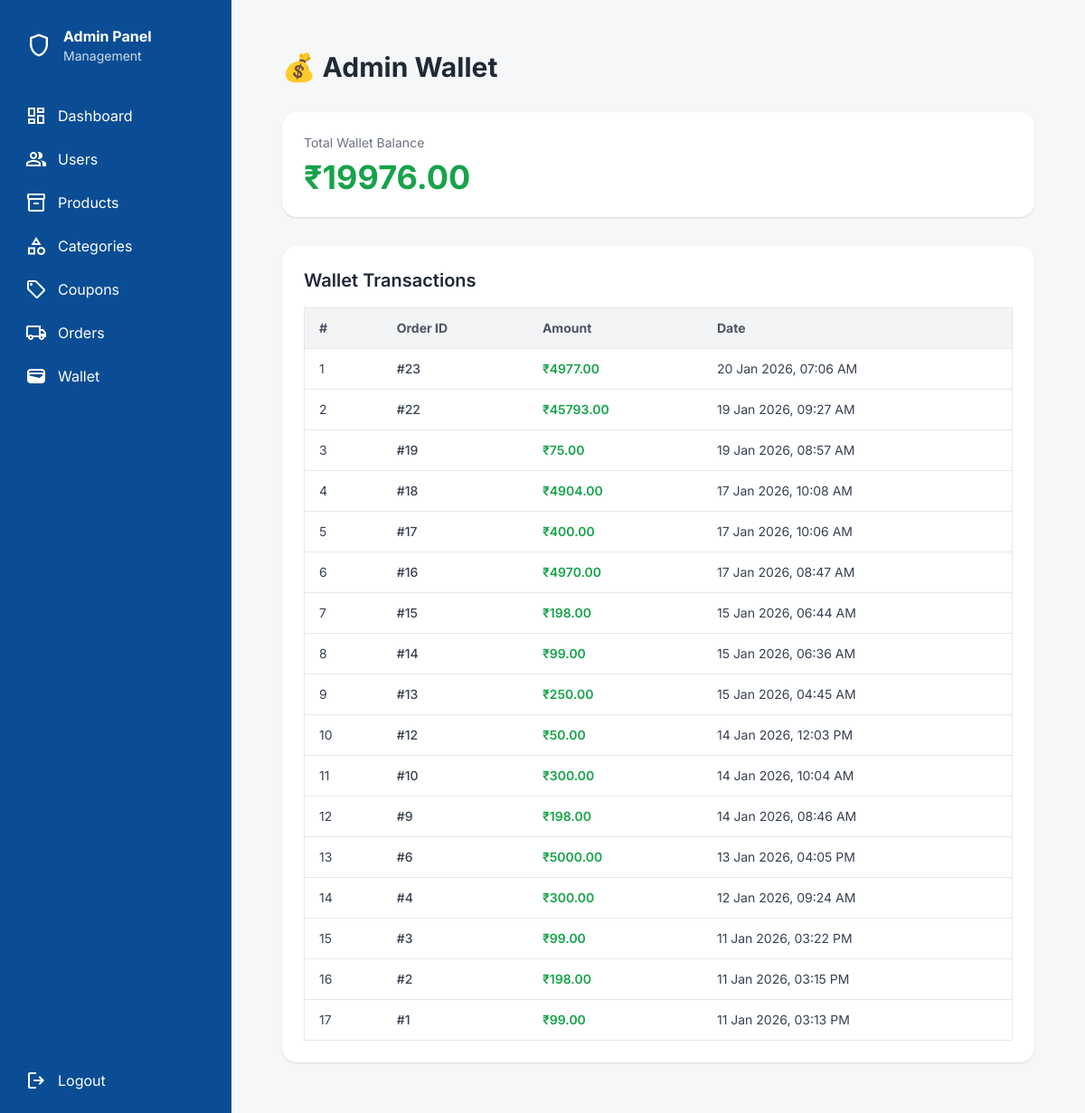
The app's page /users/admin_wallet with its own data.
### orders/models.py (models this page shows, shortened)
class AdminWallet(models.Model):
    balance=models.DecimalField(max_digits=20,decimal_places=2,default=0)

class WalletTransaction(models.Model):
    wallet=models.ForeignKey(AdminWallet,on_delete=models.CASCADE)
    order=models.ForeignKey(Order,related_name='order',on_delete=models.CASCADE)
    amount=models.DecimalField(max_digits=10,decimal_places=2,default=0)
    created_at=models.DateTimeField(auto_now_add=True)

class Order(models.Model):
    STATUS_CHOICES=(
        ('placed','Placed'),
        ('confirmed','Confirmed'),
        ('packed','Packed'),
        ('shipped','Shipped'),
        ('delivered','Delivered'),
        ('cancelled','cancelled')
    )
    user=models.ForeignKey(User,on_delete=models.CASCADE)
    address=models.ForeignKey(OrderAddress,on_delete=models.PROTECT,null=True,blank=True)
    created_at=models.DateTimeField(auto_now_add=True)
    total_amount=models.PositiveIntegerField()
    status=models.CharField(max_length=50,choices=STATUS_CHOICES,default='placed')
    refund_to_wallet=models.BooleanField(default=False)
    is_paid=models.BooleanField(default=False)
    stripe_session_id=models.CharField(max_length=255,blank=True,null=True)
    payment_method=models.CharField(max_length=50,choices=(('stripe','stripe'),('wallet','wallet')),default='stripe')

### users/views.py (the view)
# urls.py: path('admin_wallet',views.admin_wallet,name='admin_wallet'),
def admin_wallet(request):
     wallet,create=AdminWallet.objects.get_or_create(id=1)
     transactions=WalletTransaction.objects.select_related('order').order_by('-created_at')
     return render(request,'admin/admin_wallet.html',{'wallet':wallet,'transactions':transactions})

### templates/admin/admin_wallet.html (shortened to what this page needs)
{% extends 'admin/dashboard.html' %}
{% load static %}
{%block content%}
<body class="bg-gray-100 min-h-screen">
<div class="max-w-7xl mx-auto p-6">
    <div class="flex justify-between items-center mb-8">
        <h1 class="text-3xl font-bold text-gray-800">💰 Admin Wallet</h1>
    </div>
    <div class="bg-white rounded-2xl shadow p-6 mb-8">
        <p class="text-gray-500 text-sm mb-2">Total Wallet Balance</p>
        <p class="text-4xl font-bold text-green-600">
            ₹{{ wallet.balance }}
        </p>
    </div>
    <div class="bg-white rounded-2xl shadow p-6">
        <h2 class="text-xl font-semibold text-gray-800 mb-4">
            Wallet Transactions
        </h2>
        <div class="overflow-x-auto">
            <table class="min-w-full border border-gray-200 rounded-lg">
                <thead class="bg-gray-100 text-gray-600 text-sm">
                    <tr>
                        <th class="px-4 py-3 text-left">#</th>
                        <th class="px-4 py-3 text-left">Order ID</th>
                        <th class="px-4 py-3 text-left">Amount</th>
                        <th class="px-4 py-3 text-left">Date</th>
                    </tr>
                </thead>
                <tbody class="text-sm text-gray-700">
                    {% for tx in transactions %}
                    <tr class="border-t hover:bg-gray-50">
                        <td class="px-4 py-3">{{ forloop.counter }}</td>
                        <td class="px-4 py-3 font-medium">
                            #{{ tx.order.id }}
                        </td>
                        <td class="px-4 py-3 text-green-600 font-semibold">
                            ₹{{ tx.amount }}
                        </td>
                        <td class="px-4 py-3">
                            {{ tx.created_at|date:"d M Y, h:i A" }}
                        </td>
                    </tr>
                    {% empty %}
                    <tr>
                        <td colspan="4" class="px-4 py-6 text-center text-gray-500">
                            No transactions yet
                        </td>
                    </tr>
                    {% endfor %}
                </tbody>
            </table>
        </div>
    </div>
</div>
{% endblock %}

### records on screen
AdminWallet: balance "19976.00"
WalletTransaction: order.id "23", amount "4977.00", created_at "20 Jan 2026, 07:06 AM"
WalletTransaction: order.id "22", amount "45793.00", created_at "19 Jan 2026, 09:27 AM"
WalletTransaction: order.id "19", amount "75.00", created_at "19 Jan 2026, 08:57 AM"
WalletTransaction: order.id "18", amount "4904.00", created_at "17 Jan 2026, 10:08 AM"
WalletTransaction: order.id "17", amount "400.00", created_at "17 Jan 2026, 10:06 AM"
WalletTransaction: order.id "16", amount "4970.00", created_at "17 Jan 2026, 08:47 AM"
WalletTransaction: order.id "15", amount "198.00", created_at "15 Jan 2026, 06:44 AM"
WalletTransaction: order.id "14", amount "99.00", created_at "15 Jan 2026, 06:36 AM"
WalletTransaction: order.id "13", amount "250.00", created_at "15 Jan 2026, 04:45 AM"
WalletTransaction: order.id "12", amount "50.00", created_at "14 Jan 2026, 12:03 PM"
WalletTransaction: order.id "10", amount "300.00", created_at "14 Jan 2026, 10:04 AM"
WalletTransaction: order.id "9", amount "198.00", created_at "14 Jan 2026, 08:46 AM"
WalletTransaction: order.id "6", amount "5000.00", created_at "13 Jan 2026, 04:05 PM"
WalletTransaction: order.id "4", amount "300.00", created_at "12 Jan 2026, 09:24 AM"
WalletTransaction: order.id "3", amount "99.00", created_at "11 Jan 2026, 03:22 PM"
WalletTransaction: order.id "2", amount "198.00", created_at "11 Jan 2026, 03:15 PM"
WalletTransaction: order.id "1", amount "99.00", created_at "11 Jan 2026, 03:13 PM"
